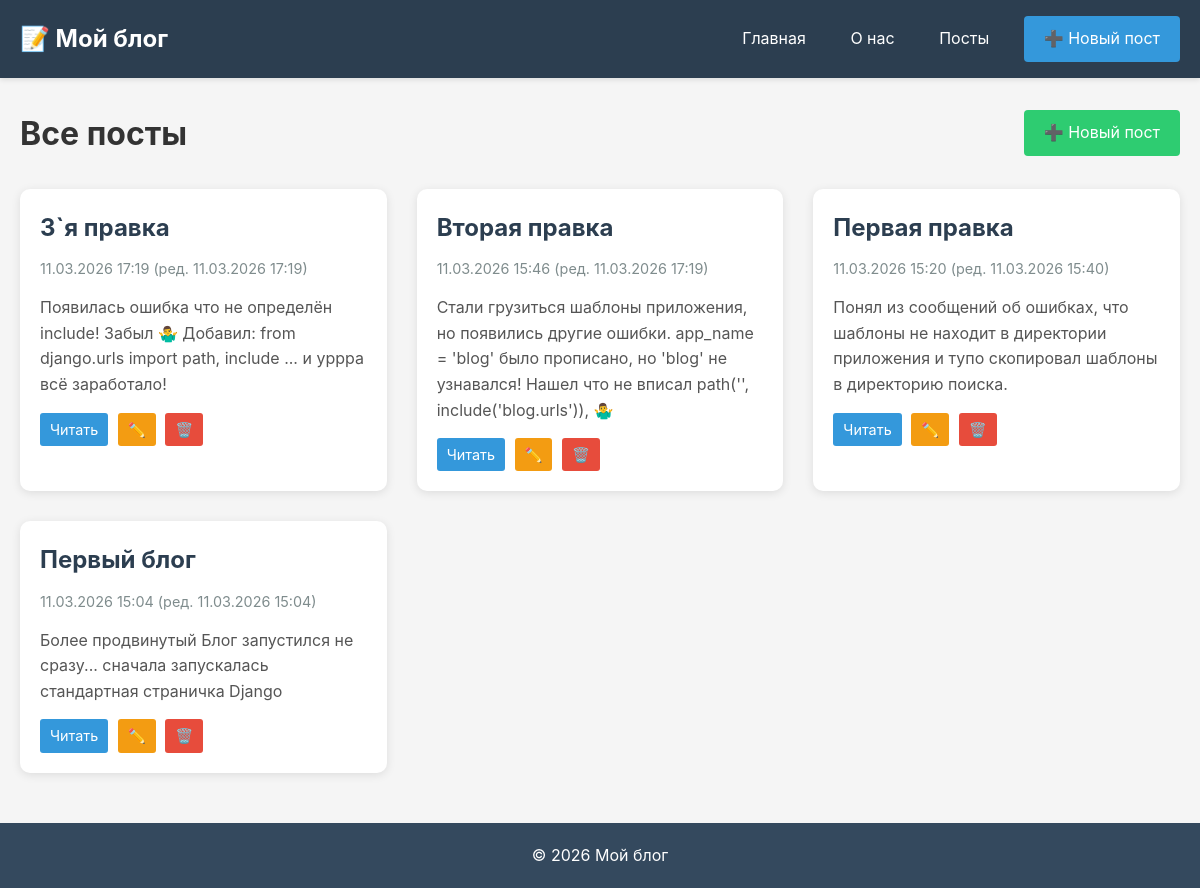
/posts/, run on the app's committed database.
### blog/models.py (models this page shows, shortened)
class Post(models.Model):
    title = models.CharField(max_length=200)
    content = models.TextField()
    created_at = models.DateTimeField(auto_now_add=True)
    updated_at = models.DateTimeField(auto_now=True)
    class Meta:
        ordering = ['-created_at']

### blog/views.py (the view)
# urls.py: path('posts/', views.PostListView.as_view(), name='post_list'),
class PostListView(ListView):
    model = Post
    template_name = 'blog/post_list.html'
    context_object_name = 'posts'
    paginate_by = 5  # Пагинация по 5 постов на странице

### templates/blog/post_list.html (shortened to what this page needs)
{% extends 'blog/base.html' %}
{% block content %}
<div class="post-list-header">
    <h1>Все посты</h1>
    <a href="{% url 'blog:post_create' %}" class="btn btn-primary">➕ Новый пост</a>
</div>
<div class="posts-grid">
    {% for post in posts %}
        <div class="post-card">
            <h2><a href="{% url 'blog:post_detail' post.pk %}">{{ post.title }}</a></h2>
            <p class="post-meta">
                {{ post.created_at|date:"d.m.Y H:i" }}
                {% if post.updated_at != post.created_at %}
                    (ред. {{ post.updated_at|date:"d.m.Y H:i" }})
                {% endif %}
            </p>
            <p class="post-excerpt">{{ post.content|truncatechars:200 }}</p>
            <div class="post-actions">
                <a href="{% url 'blog:post_detail' post.pk %}" class="btn-small">Читать</a>
                <a href="{% url 'blog:post_edit' post.pk %}" class="btn-small edit">✏️</a>
                <a href="{% url 'blog:post_delete' post.pk %}" class="btn-small delete">🗑️</a>
            </div>
        </div>
    {% empty %}
        <p class="empty-message">Пока нет постов. Создайте первый!</p>
    {% endfor %}
</div>
{% endblock %}

### templates/blog/base.html (shortened to what this page needs)
{% load static %}
<!DOCTYPE html>
<html lang="ru">
<head>
    {% load static %}
    <link rel="stylesheet" href="{% static 'css/style.css' %}">
</head>
<body>
    <header>
        <div class="container">
            <h1 class="logo">📝 Мой блог</h1>
            <nav>
                <a href="{% url 'blog:home' %}">Главная</a>
                <a href="{% url 'blog:about' %}">О нас</a>
                <a href="{% url 'blog:post_list' %}">Посты</a>
                <a href="{% url 'blog:post_create' %}" class="btn">➕ Новый пост</a>
            </nav>
        </div>
    </header>
    <main class="container">
        {% block content %}
        {% endblock %}
    </main>
    <footer>
        <div class="container">
            <p>&copy; 2026 Мой блог</p>
        </div>
    </footer>
</body>
</html>

### static/css/style.css (style rules this page uses)
* { margin: 0; padding: 0; box-sizing: border-box; }
body { font-family: -apple-system, BlinkMacSystemFont, 'Segoe UI', Roboto, Oxygen, Ubuntu, Cantarell, sans-serif; line-height: 1.6; color: #333; background-color: #f5f5f5; }
.container { max-width: 1200px; margin: 0 auto; padding: 0 20px; }
header { background-color: #2c3e50; color: white; padding: 1rem 0; box-shadow: 0 2px 5px rgba(0,0,0,0.1); }
header .container { display: flex; justify-content: space-between; align-items: center; }
.logo { font-size: 1.5rem; font-weight: bold; }
nav a { color: white; text-decoration: none; margin-left: 20px; padding: 5px 10px; border-radius: 4px; transition: background-color 0.3s; }
.btn { display: inline-block; background-color: #3498db; color: white; padding: 10px 20px; text-decoration: none; border-radius: 4px; border: none; cursor: pointer; transition: background-color 0.3s; }
.btn-primary { background-color: #2ecc71; }
.btn-small { display: inline-block; padding: 5px 10px; text-decoration: none; border-radius: 3px; font-size: 0.9rem; background-color: #3498db; color: white; margin-right: 5px; }
.btn-small.edit { background-color: #f39c12; }
.btn-small.delete { background-color: #e74c3c; }
.post-list-header { display: flex; justify-content: space-between; align-items: center; margin: 30px 0; }
.posts-grid { display: grid; grid-template-columns: repeat(auto-fill, minmax(350px, 1fr)); gap: 30px; margin: 30px 0; }
.post-card { background: white; padding: 20px; border-radius: 10px; box-shadow: 0 2px 10px rgba(0,0,0,0.1); transition: transform 0.3s; }
.post-card h2 { margin-bottom: 10px; }
.post-card h2 a { color: #2c3e50; text-decoration: none; }
.post-meta { color: #7f8c8d; font-size: 0.9rem; margin-bottom: 15px; }
.post-excerpt { color: #555; margin-bottom: 15px; }
.post-actions { margin-top: 15px; }
footer { background-color: #34495e; color: white; text-align: center; padding: 20px 0; margin-top: 50px; }

### data on the page
Post: title "3`я правка", created_at "11.03.2026 17:19", updated_at "11.03.2026 17:19", content "Появилась ошибка что не определён include! Забыл 🤷‍♂️ Добавил: from django.urls import path, include ... и уррра всё заработало!"
Post: title "Вторая правка", created_at "11.03.2026 15:46", updated_at "11.03.2026 17:19", content "Стали грузиться шаблоны приложения, но появились другие ошибки. app_name = 'blog' было прописано, но 'blog' не узнавался! Нашел что не вписал path('', include('blog.urls')), 🤷‍♂️"
Post: title "Первая правка", created_at "11.03.2026 15:20", updated_at "11.03.2026 15:40", content "Понял из сообщений об ошибках, что шаблоны не находит в директории приложения и тупо скопировал шаблоны в директорию поиска."
Post: title "Первый блог", created_at "11.03.2026 15:04", updated_at "11.03.2026 15:04", content "Более продвинутый Блог запустился не сразу... сначала запускалась стандартная страничка Django"
